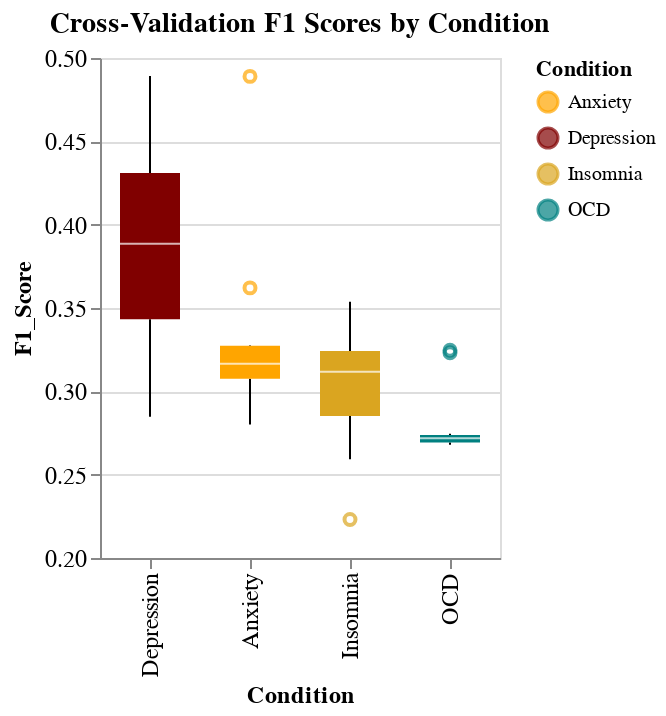

Notebook cell for this chart:
### Code cell
boxplot_chart

### Figure 1 — Vega-Lite specification as saved in the notebook (floating-point values rounded to 4 significant figures)
{"config": {"view": {"continuousWidth": 300, "continuousHeight": 300}, "title": {"fontSize": 14}}, "data": {"name": "data-445e6c1e8964f83095284572d825c161"}, "mark": {"type": "boxplot", "size": 30}, "encoding": {"color": {"field": "Condition", "scale": {"domain": ["Anxiety", "Depression", "Insomnia", "OCD"], "range": ["orange", "maroon", "goldenrod", "teal"]}, "type": "nominal"}, "tooltip": [{"field": "Condition", "type": "nominal"}, {"field": "F1_Score", "type": "quantitative"}], "x": {"axis": {"labelFontSize": 12, "titleFontSize": 12}, "field": "Condition", "sort": ["Depression", "Anxiety", "Insomnia", "OCD"], "title": "Condition", "type": "nominal"}, "y": {"axis": {"labelFontSize": 12, "titleFontSize": 12}, "field": "F1_Score", "scale": {"domain": [0.2, 0.5]}, "title": "F1_Score", "type": "quantitative"}}, "height": 250, "title": "Cross-Validation F1 Scores by Condition", "width": 200, "$schema": "https://vega.github.io/schema/vega-lite/v5.16.3.json", "datasets": {"data-445e6c1e8964f83095284572d825c161": [{"Condition": "Depression", "F1_Score": 0.3699}, {"Condition": "Depression", "F1_Score": 0.2847}, {"Condition": "Depression", "F1_Score": 0.3767}, {"Condition": "Depression", "F1_Score": 0.4305}, {"Condition": "Depression", "F1_Score": 0.4311}, {"Condition": "Depression", "F1_Score": 0.4005}, {"Condition": "Depression", "F1_Score": 0.3274}, {"Condition": "Depression", "F1_Score": 0.3343}, {"Condition": "Depression", "F1_Score": 0.4892}, {"Condition": "Depression", "F1_Score": 0.4849}, {"Condition": "Anxiety", "F1_Score": 0.3072}, {"Condition": "Anxiety", "F1_Score": 0.3136}, {"Condition": "Anxiety", "F1_Score": 0.3266}, {"Condition": "Anxiety", "F1_Score": 0.3194}, {"Condition": "Anxiety", "F1_Score": 0.2801}, {"Condition": "Anxiety", "F1_Score": 0.3621}, {"Condition": "Anxiety", "F1_Score": 0.489}, {"Condition": "Anxiety", "F1_Score": 0.3276}, {"Condition": "Anxiety", "F1_Score": 0.3085}, {"Condition": "Anxiety", "F1_Score": 0.2891}, {"Condition": "Insomnia", "F1_Score": 0.3063}, {"Condition": "Insomnia", "F1_Score": 0.2781}, {"Condition": "Insomnia", "F1_Score": 0.3254}, {"Condition": "Insomnia", "F1_Score": 0.3146}, {"Condition": "Insomnia", "F1_Score": 0.3208}, {"Condition": "Insomnia", "F1_Score": 0.2231}, {"Condition": "Insomnia", "F1_Score": 0.3537}, {"Condition": "Insomnia", "F1_Score": 0.2593}, {"Condition": "Insomnia", "F1_Score": 0.3088}, {"Condition": "Insomnia", "F1_Score": 0.3469}, {"Condition": "OCD", "F1_Score": 0.2718}, {"Condition": "OCD", "F1_Score": 0.2692}, {"Condition": "OCD", "F1_Score": 0.2692}, {"Condition": "OCD", "F1_Score": 0.3231}, {"Condition": "OCD", "F1_Score": 0.2718}, {"Condition": "OCD", "F1_Score": 0.2718}, {"Condition": "OCD", "F1_Score": 0.268}, {"Condition": "OCD", "F1_Score": 0.2745}, {"Condition": "OCD", "F1_Score": 0.268}, {"Condition": "OCD", "F1_Score": 0.3246}]}}
